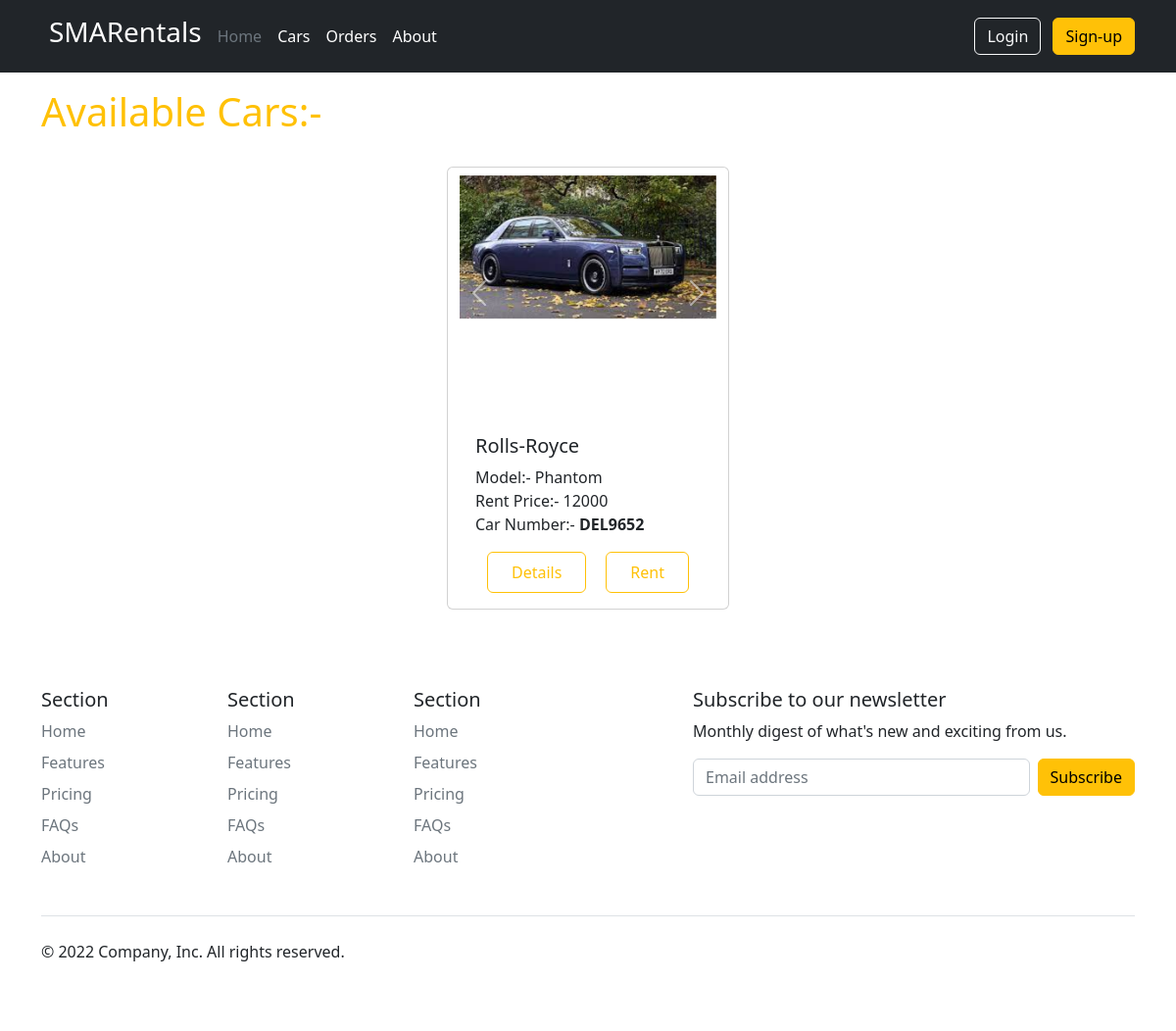
Screenshot of /cars/ with the database file from the repository.
### cars/models.py (models this page shows)
class Car_Images(models.Model):
    images = models.ImageField(upload_to="cars/images")
    car = models.ForeignKey(Car,related_name='images',on_delete=models.CASCADE)

class Car(models.Model):
    car_number = models.CharField(max_length=25)
    company = models.CharField(max_length=50)
    model = models.CharField(max_length=50)
    rent_price = models.IntegerField()
    availablity = models.BooleanField()
    owner = models.ForeignKey(User,on_delete=models.CASCADE,default=42)
    description = models.TextField(default="")

### cars/views.py (the view, shortened to what this page needs)
# urls.py: path('',views.available_cars,name="index"),
def available_cars(request):
    if not request.user.is_authenticated:
        cars = Car.objects.filter(availablity = True)
        return render(request,'availablecars.html',{"cars":cars})

### cars/templates/availablecars.html (shortened to what this page needs)
{% extends "base.html" %}
{% load static %}
{% block main %}
<div class="container ">
    {% if groupname == "owner" %}
        <h1 class = "text-warning mt-3" >Your Cars:-</h1>
    {% else %}
        <h1 class = "text-warning mt-3" >Available Cars:-</h1>
    {% endif %}
    <div class="my-3 row justify-content-between">
        {% for car in cars %}
        <div class="card col-3 my-3 mx-auto " style="width: 18rem;">
            <div id="carouselExampleSlidesOnly" class="carousel slide my-2" data-bs-ride="carousel" >
                <div class="carousel-inner">
                    {% for image in car.images.all %}
                        {% if forloop.counter == 1 %}
                        <div class="carousel-item active" style="height: 30vh;">
                            <img src="{{image.images.url}}" class="d-block w-100 " alt="car-image" >
                        </div>
                        {% else %}
                        <div class="carousel-item " style="height: 30vh;">
                            <img src="{{image.images.url}}" class="d-block w-100 " alt="car-image" >
                        </div>
                        {% endif %}
                    {% endfor %}
                    <button class="carousel-control-prev" type="button" data-bs-target="#carouselExampleSlidesOnly" data-bs-slide="prev">
                        <span class="carousel-control-prev-icon" aria-hidden="true"></span>
                    </button>
                    <button class="carousel-control-next" type="button" data-bs-target="#carouselExampleSlidesOnly" data-bs-slide="next">
                        <span class="carousel-control-next-icon" aria-hidden="true"></span>
                    </button>
                </div>
            </div>
            <div class="card-body">
              <h5 class="card-title">{{car.company}}</h5>
              <p class="card-text mb-0">Model:- {{car.model}}</p>
              <p class="card-text mb-0">Rent Price:- {{car.rent_price}}</p>
              <p class="card-text ">Car Number:- <strong>{{car.car_number}}</strong></p>
              {% if groupname == "owner" %}
                <div class="row">
                    <a href="/cars/{{car.id}}" class="btn mb-2 btn-outline-warning py-2 px-4">Details</a>
                    <a href="/cars/delete/{{car.id}}" class="btn mb-2 btn-outline-warning py-2 px-4">Delete</a>
                    <a href="/cars/edit/{{car.id}}" class="btn btn-outline-warning py-2 px-4">Edit</a>
                </div>
              {% else %}
                <div class="container d-flex justify-content-between">
                    <a href="/cars/{{car.id}}" class="btn btn-outline-warning py-2 px-4">Details</a>
                    <a href="/orders/{{car.id}}" class="btn btn-outline-warning py-2 px-4">Rent</a>
                </div>
              {% endif %}
            </div>
        </div>
        {% endfor %}
    </div>
</div>
{% endblock main %}

### rows the page displays
Car: company "Rolls-Royce", model "Phantom", rent_price "12000", car_number "DEL9652"
Car_Images: images (picture)
